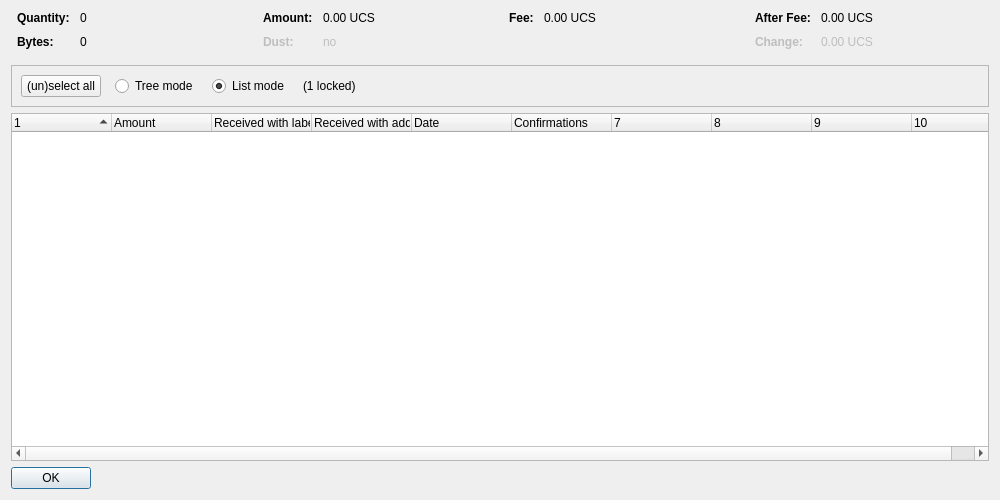
<?xml version="1.0" encoding="UTF-8"?>
<ui version="4.0">
 <class>CoinControlDialog</class>
 <widget class="QDialog" name="CoinControlDialog">
  <property name="geometry">
   <rect>
    <x>0</x>
    <y>0</y>
    <width>1000</width>
    <height>500</height>
   </rect>
  </property>
  <property name="windowTitle">
   <string>Coin Selection</string>
  </property>
  <layout class="QVBoxLayout" name="verticalLayout">
   <item>
    <layout class="QHBoxLayout" name="horizontalLayoutTop" stretch="0,0,0,0">
     <property name="topMargin">
      <number>0</number>
     </property>
     <property name="bottomMargin">
      <number>10</number>
     </property>
     <item>
      <layout class="QFormLayout" name="formLayoutCoinControl1">
       <property name="horizontalSpacing">
        <number>10</number>
       </property>
       <property name="verticalSpacing">
        <number>10</number>
       </property>
       <property name="leftMargin">
        <number>6</number>
       </property>
       <property name="rightMargin">
        <number>6</number>
       </property>
       <item row="0" column="0">
        <widget class="QLabel" name="labelCoinControlQuantityText">
         <property name="font">
          <font>
           <weight>75</weight>
           <bold>true</bold>
          </font>
         </property>
         <property name="text">
          <string>Quantity:</string>
         </property>
        </widget>
       </item>
       <item row="0" column="1">
        <widget class="QLabel" name="labelCoinControlQuantity">
         <property name="cursor">
          <cursorShape>IBeamCursor</cursorShape>
         </property>
         <property name="contextMenuPolicy">
          <enum>Qt::ActionsContextMenu</enum>
         </property>
         <property name="text">
          <string notr="true">0</string>
         </property>
         <property name="textInteractionFlags">
          <set>Qt::LinksAccessibleByMouse|Qt::TextSelectableByKeyboard|Qt::TextSelectableByMouse</set>
         </property>
        </widget>
       </item>
       <item row="1" column="0">
        <widget class="QLabel" name="labelCoinControlBytesText">
         <property name="font">
          <font>
           <weight>75</weight>
           <bold>true</bold>
          </font>
         </property>
         <property name="text">
          <string>Bytes:</string>
         </property>
        </widget>
       </item>
       <item row="1" column="1">
        <widget class="QLabel" name="labelCoinControlBytes">
         <property name="cursor">
          <cursorShape>IBeamCursor</cursorShape>
         </property>
         <property name="contextMenuPolicy">
          <enum>Qt::ActionsContextMenu</enum>
         </property>
         <property name="text">
          <string notr="true">0</string>
         </property>
         <property name="textInteractionFlags">
          <set>Qt::LinksAccessibleByMouse|Qt::TextSelectableByKeyboard|Qt::TextSelectableByMouse</set>
         </property>
        </widget>
       </item>
      </layout>
     </item>
     <item>
      <layout class="QFormLayout" name="formLayoutCoinControl2">
       <property name="horizontalSpacing">
        <number>10</number>
       </property>
       <property name="verticalSpacing">
        <number>10</number>
       </property>
       <property name="leftMargin">
        <number>6</number>
       </property>
       <property name="rightMargin">
        <number>6</number>
       </property>
       <item row="0" column="0">
        <widget class="QLabel" name="labelCoinControlAmountText">
         <property name="font">
          <font>
           <weight>75</weight>
           <bold>true</bold>
          </font>
         </property>
         <property name="text">
          <string>Amount:</string>
         </property>
        </widget>
       </item>
       <item row="0" column="1">
        <widget class="QLabel" name="labelCoinControlAmount">
         <property name="cursor">
          <cursorShape>IBeamCursor</cursorShape>
         </property>
         <property name="contextMenuPolicy">
          <enum>Qt::ActionsContextMenu</enum>
         </property>
         <property name="text">
          <string notr="true">0.00 UCS</string>
         </property>
         <property name="textInteractionFlags">
          <set>Qt::LinksAccessibleByMouse|Qt::TextSelectableByKeyboard|Qt::TextSelectableByMouse</set>
         </property>
        </widget>
       </item>
       <item row="1" column="0">
        <widget class="QLabel" name="labelCoinControlLowOutputText">
         <property name="enabled">
          <bool>false</bool>
         </property>
         <property name="font">
          <font>
           <weight>75</weight>
           <bold>true</bold>
          </font>
         </property>
         <property name="text">
          <string>Dust:</string>
         </property>
        </widget>
       </item>
       <item row="1" column="1">
        <widget class="QLabel" name="labelCoinControlLowOutput">
         <property name="enabled">
          <bool>false</bool>
         </property>
         <property name="cursor">
          <cursorShape>IBeamCursor</cursorShape>
         </property>
         <property name="contextMenuPolicy">
          <enum>Qt::ActionsContextMenu</enum>
         </property>
         <property name="text">
          <string notr="true">no</string>
         </property>
         <property name="textInteractionFlags">
          <set>Qt::LinksAccessibleByMouse|Qt::TextSelectableByKeyboard|Qt::TextSelectableByMouse</set>
         </property>
        </widget>
       </item>
      </layout>
     </item>
     <item>
      <layout class="QFormLayout" name="formLayoutCoinControl3">
       <property name="horizontalSpacing">
        <number>10</number>
       </property>
       <property name="verticalSpacing">
        <number>10</number>
       </property>
       <property name="leftMargin">
        <number>6</number>
       </property>
       <property name="rightMargin">
        <number>6</number>
       </property>
       <item row="0" column="0">
        <widget class="QLabel" name="labelCoinControlFeeText">
         <property name="font">
          <font>
           <weight>75</weight>
           <bold>true</bold>
          </font>
         </property>
         <property name="text">
          <string>Fee:</string>
         </property>
        </widget>
       </item>
       <item row="0" column="1">
        <widget class="QLabel" name="labelCoinControlFee">
         <property name="cursor">
          <cursorShape>IBeamCursor</cursorShape>
         </property>
         <property name="contextMenuPolicy">
          <enum>Qt::ActionsContextMenu</enum>
         </property>
         <property name="text">
          <string notr="true">0.00 UCS</string>
         </property>
         <property name="textInteractionFlags">
          <set>Qt::LinksAccessibleByMouse|Qt::TextSelectableByKeyboard|Qt::TextSelectableByMouse</set>
         </property>
        </widget>
       </item>
      </layout>
     </item>
     <item>
      <layout class="QFormLayout" name="formLayoutCoinControl4">
       <property name="horizontalSpacing">
        <number>10</number>
       </property>
       <property name="verticalSpacing">
        <number>10</number>
       </property>
       <property name="leftMargin">
        <number>6</number>
       </property>
       <property name="rightMargin">
        <number>6</number>
       </property>
       <item row="0" column="0">
        <widget class="QLabel" name="labelCoinControlAfterFeeText">
         <property name="font">
          <font>
           <weight>75</weight>
           <bold>true</bold>
          </font>
         </property>
         <property name="text">
          <string>After Fee:</string>
         </property>
        </widget>
       </item>
       <item row="0" column="1">
        <widget class="QLabel" name="labelCoinControlAfterFee">
         <property name="cursor">
          <cursorShape>IBeamCursor</cursorShape>
         </property>
         <property name="contextMenuPolicy">
          <enum>Qt::ActionsContextMenu</enum>
         </property>
         <property name="text">
          <string notr="true">0.00 UCS</string>
         </property>
         <property name="textInteractionFlags">
          <set>Qt::LinksAccessibleByMouse|Qt::TextSelectableByKeyboard|Qt::TextSelectableByMouse</set>
         </property>
        </widget>
       </item>
       <item row="1" column="0">
        <widget class="QLabel" name="labelCoinControlChangeText">
         <property name="enabled">
          <bool>false</bool>
         </property>
         <property name="font">
          <font>
           <weight>75</weight>
           <bold>true</bold>
          </font>
         </property>
         <property name="text">
          <string>Change:</string>
         </property>
        </widget>
       </item>
       <item row="1" column="1">
        <widget class="QLabel" name="labelCoinControlChange">
         <property name="enabled">
          <bool>false</bool>
         </property>
         <property name="cursor">
          <cursorShape>IBeamCursor</cursorShape>
         </property>
         <property name="contextMenuPolicy">
          <enum>Qt::ActionsContextMenu</enum>
         </property>
         <property name="text">
          <string notr="true">0.00 UCS</string>
         </property>
         <property name="textInteractionFlags">
          <set>Qt::LinksAccessibleByMouse|Qt::TextSelectableByKeyboard|Qt::TextSelectableByMouse</set>
         </property>
        </widget>
       </item>
      </layout>
     </item>
    </layout>
   </item>
   <item>
    <widget class="QFrame" name="frame">
     <property name="minimumSize">
      <size>
       <width>0</width>
       <height>40</height>
      </size>
     </property>
     <property name="frameShape">
      <enum>QFrame::StyledPanel</enum>
     </property>
     <property name="frameShadow">
      <enum>QFrame::Sunken</enum>
     </property>
     <layout class="QHBoxLayout" name="horizontalLayout">
      <item>
       <layout class="QHBoxLayout" name="horizontalLayoutPanel" stretch="0,0,0,0,0">
        <property name="spacing">
         <number>14</number>
        </property>
        <item>
         <widget class="QPushButton" name="pushButtonSelectAll">
          <property name="sizePolicy">
           <sizepolicy hsizetype="Maximum" vsizetype="Fixed">
            <horstretch>0</horstretch>
            <verstretch>0</verstretch>
           </sizepolicy>
          </property>
          <property name="text">
           <string>(un)select all</string>
          </property>
          <property name="autoDefault">
           <bool>false</bool>
          </property>
         </widget>
        </item>
        <item>
         <widget class="QRadioButton" name="radioTreeMode">
          <property name="sizePolicy">
           <sizepolicy hsizetype="Maximum" vsizetype="Fixed">
            <horstretch>0</horstretch>
            <verstretch>0</verstretch>
           </sizepolicy>
          </property>
          <property name="text">
           <string>Tree mode</string>
          </property>
         </widget>
        </item>
        <item>
         <widget class="QRadioButton" name="radioListMode">
          <property name="sizePolicy">
           <sizepolicy hsizetype="Maximum" vsizetype="Fixed">
            <horstretch>0</horstretch>
            <verstretch>0</verstretch>
           </sizepolicy>
          </property>
          <property name="text">
           <string>List mode</string>
          </property>
          <property name="checked">
           <bool>true</bool>
          </property>
         </widget>
        </item>
        <item>
         <widget class="QLabel" name="labelLocked">
          <property name="text">
           <string notr="true">(1 locked)</string>
          </property>
         </widget>
        </item>
        <item>
         <spacer name="horizontalSpacer">
          <property name="orientation">
           <enum>Qt::Horizontal</enum>
          </property>
          <property name="sizeHint" stdset="0">
           <size>
            <width>40</width>
            <height>20</height>
           </size>
          </property>
         </spacer>
        </item>
       </layout>
      </item>
     </layout>
    </widget>
   </item>
   <item>
    <widget class="CoinControlTreeWidget" name="treeWidget">
     <property name="contextMenuPolicy">
      <enum>Qt::CustomContextMenu</enum>
     </property>
     <property name="sortingEnabled">
      <bool>false</bool>
     </property>
     <property name="columnCount">
      <number>10</number>
     </property>
     <attribute name="headerShowSortIndicator" stdset="0">
      <bool>true</bool>
     </attribute>
     <attribute name="headerStretchLastSection">
      <bool>false</bool>
     </attribute>
     <column>
      <property name="text">
       <string/>
      </property>
     </column>
     <column>
      <property name="text">
       <string>Amount</string>
      </property>
     </column>
     <column>
      <property name="text">
       <string>Received with label</string>
      </property>
     </column>
     <column>
      <property name="text">
       <string>Received with address</string>
      </property>
     </column>
     <column>
      <property name="text">
       <string>Date</string>
      </property>
     </column>
     <column>
      <property name="text">
       <string>Confirmations</string>
      </property>
      <property name="toolTip">
       <string>Confirmed</string>
      </property>
     </column>
     <column>
      <property name="text">
       <string/>
      </property>
     </column>
     <column>
      <property name="text">
       <string/>
      </property>
     </column>
     <column>
      <property name="text">
       <string/>
      </property>
     </column>
     <column>
      <property name="text">
       <string/>
      </property>
     </column>
    </widget>
   </item>
   <item>
    <widget class="QDialogButtonBox" name="buttonBox">
     <property name="sizePolicy">
      <sizepolicy hsizetype="Maximum" vsizetype="Fixed">
       <horstretch>0</horstretch>
       <verstretch>0</verstretch>
      </sizepolicy>
     </property>
     <property name="orientation">
      <enum>Qt::Horizontal</enum>
     </property>
     <property name="standardButtons">
      <set>QDialogButtonBox::Ok</set>
     </property>
    </widget>
   </item>
  </layout>
 </widget>
 <customwidgets>
  <customwidget>
   <class>CoinControlTreeWidget</class>
   <extends>QTreeWidget</extends>
   <header>coincontroltreewidget.h</header>
  </customwidget>
 </customwidgets>
 <resources/>
 <connections/>
</ui>
